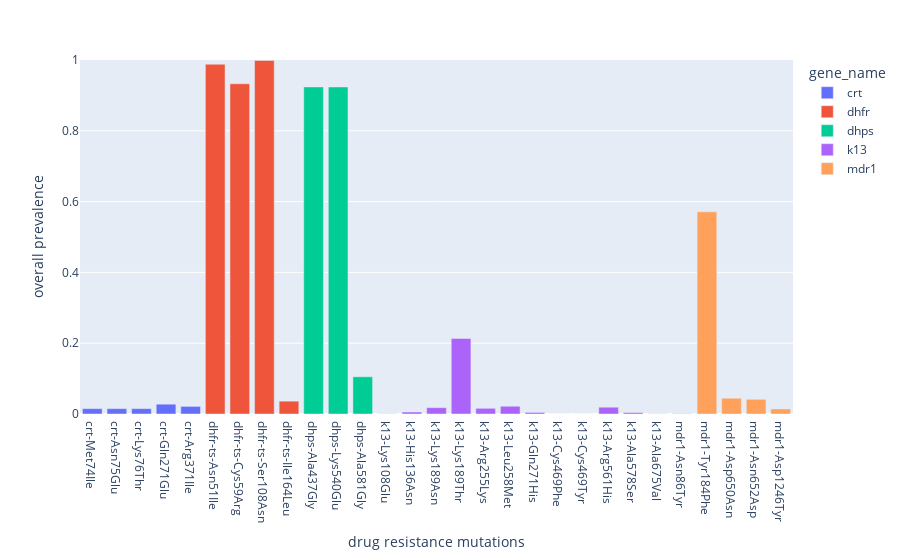

Write notebook code for a chart like this one.
### Code cell
# OPTIONAL USER INPUT
# User can optionally reset the variants_of_interest to graph, chart_name, and y_max values (e.g. by commenting in one
#of the blocks of lines below), otherwise the values will be pulled from the cells above

#variants_of_interest=['crt-Met74Ile', 'crt-Asn75Glu', 'crt-Lys76Thr','crt-Gln271Glu',
#'crt-Arg371Ile', 'dhfr-ts-Asn51Ile', 'dhfr-ts-Cys59Arg', 'dhfr-ts-Ser108Asn',
#'dhfr-ts-Ile164Leu', 'dhps-Ala437Gly', 'dhps-Lys540Glu', 'dhps-Ala581Gly',
#'mdr1-Asn86Tyr', 'mdr1-Tyr184Phe', 'mdr1-Asp650Asn', 'mdr1-Asn652Asp',
#'mdr1-Asp1246Tyr']
#chart_name='non-k13 mutations'
#y_max=1.0

#variants_of_interest=['k13-Lys108Glu', 'k13-His136Asn', 'k13-Lys189Asn', 'k13-Lys189Thr',
#'k13-Arg255Lys', 'k13-Leu258Met', 'k13-Gln271His', 'k13-Cys469Phe',
#'k13-Cys469Tyr', 'k13-Asn490Thr', 'k13-Arg561His', 'k13-Ala578Ser',
#'k13-Ala675Val']
#chart_name='k13 mutations'
#y_max=0.5


# NO USER INPUT BELOW
prevalence_dict=get_prevalences('prevalence_summary.tsv', variants_of_interest)
fig1=make_bar_chart(prevalence_dict, chart_name, y_max)
fig1.show()

### Figure 1 — Plotly figure (JSON) as saved in the notebook; plotly's stock layout.template omitted (floating-point values rounded to 4 significant figures)
{"data": [{"alignmentgroup": "True", "hovertemplate": "gene_name=crt<br>mutations=%{x}<br>prevalences=%{y}<extra></extra>", "legendgroup": "crt", "marker": {"color": "#636efa", "pattern": {"shape": ""}}, "name": "crt", "offsetgroup": "crt", "orientation": "v", "showlegend": true, "textposition": "auto", "type": "bar", "x": ["crt-Met74Ile", "crt-Asn75Glu", "crt-Lys76Thr", "crt-Gln271Glu", "crt-Arg371Ile"], "xaxis": "x", "y": [0.0151, 0.0151, 0.0151, 0.0277, 0.0215], "yaxis": "y"}, {"alignmentgroup": "True", "hovertemplate": "gene_name=dhfr<br>mutations=%{x}<br>prevalences=%{y}<extra></extra>", "legendgroup": "dhfr", "marker": {"color": "#EF553B", "pattern": {"shape": ""}}, "name": "dhfr", "offsetgroup": "dhfr", "orientation": "v", "showlegend": true, "textposition": "auto", "type": "bar", "x": ["dhfr-ts-Asn51Ile", "dhfr-ts-Cys59Arg", "dhfr-ts-Ser108Asn", "dhfr-ts-Ile164Leu"], "xaxis": "x", "y": [0.9881, 0.9329, 0.9988, 0.0363], "yaxis": "y"}, {"alignmentgroup": "True", "hovertemplate": "gene_name=dhps<br>mutations=%{x}<br>prevalences=%{y}<extra></extra>", "legendgroup": "dhps", "marker": {"color": "#00cc96", "pattern": {"shape": ""}}, "name": "dhps", "offsetgroup": "dhps", "orientation": "v", "showlegend": true, "textposition": "auto", "type": "bar", "x": ["dhps-Ala437Gly", "dhps-Lys540Glu", "dhps-Ala581Gly"], "xaxis": "x", "y": [0.924, 0.9238, 0.1052], "yaxis": "y"}, {"alignmentgroup": "True", "hovertemplate": "gene_name=k13<br>mutations=%{x}<br>prevalences=%{y}<extra></extra>", "legendgroup": "k13", "marker": {"color": "#ab63fa", "pattern": {"shape": ""}}, "name": "k13", "offsetgroup": "k13", "orientation": "v", "showlegend": true, "textposition": "auto", "type": "bar", "x": ["k13-Lys108Glu", "k13-His136Asn", "k13-Lys189Asn", "k13-Lys189Thr", "k13-Arg255Lys", "k13-Leu258Met", "k13-Gln271His", "k13-Cys469Phe", "k13-Cys469Tyr", "k13-Arg561His", "k13-Ala578Ser", "k13-Ala675Val"], "xaxis": "x", "y": [0.0005, 0.0056, 0.0179, 0.2135, 0.0161, 0.0219, 0.0045, 0, 0, 0.0192, 0.004, 0.0004], "yaxis": "y"}, {"alignmentgroup": "True", "hovertemplate": "gene_name=mdr1<br>mutations=%{x}<br>prevalences=%{y}<extra></extra>", "legendgroup": "mdr1", "marker": {"color": "#FFA15A", "pattern": {"shape": ""}}, "name": "mdr1", "offsetgroup": "mdr1", "orientation": "v", "showlegend": true, "textposition": "auto", "type": "bar", "x": ["mdr1-Asn86Tyr", "mdr1-Tyr184Phe", "mdr1-Asp650Asn", "mdr1-Asn652Asp", "mdr1-Asp1246Tyr"], "xaxis": "x", "y": [0.0014, 0.5712, 0.0446, 0.0415, 0.0142], "yaxis": "y"}], "layout": {"barmode": "relative", "legend": {"title": {"text": "gene_name"}, "tracegroupgap": 0}, "margin": {"t": 60}, "xaxis": {"anchor": "y", "domain": [0, 1], "title": {"text": "drug resistance mutations"}}, "yaxis": {"anchor": "x", "domain": [0, 1], "range": [0, 1], "title": {"text": "overall prevalence"}}}}
